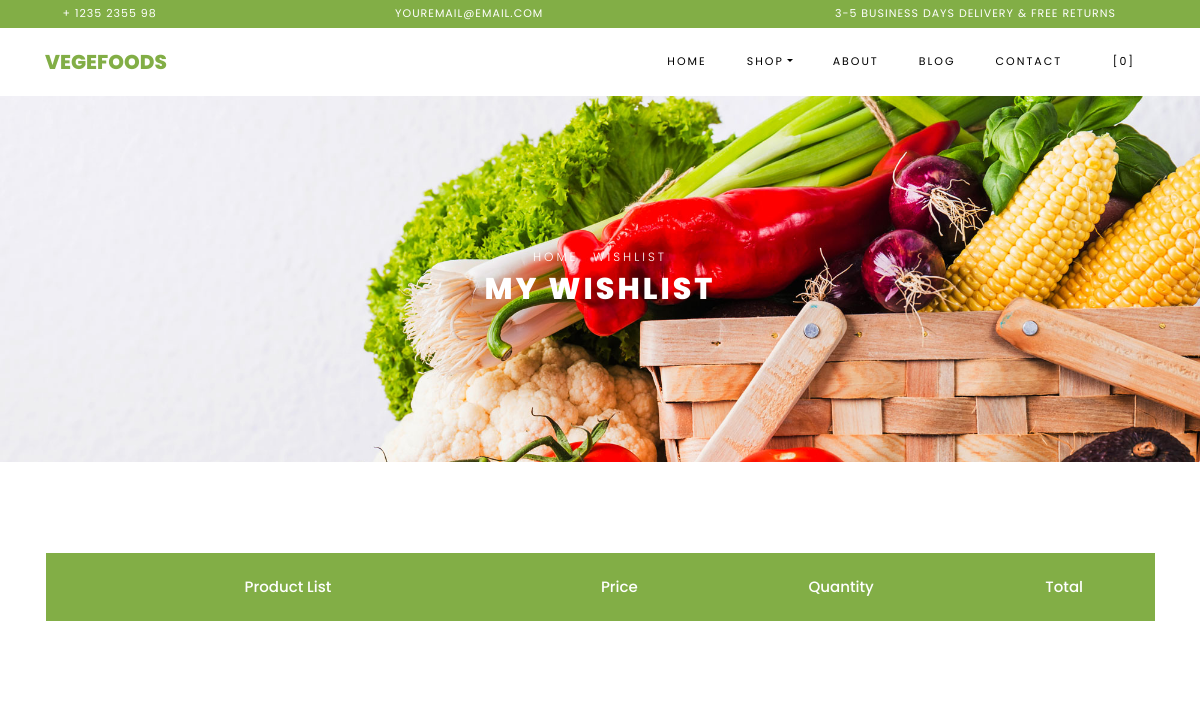
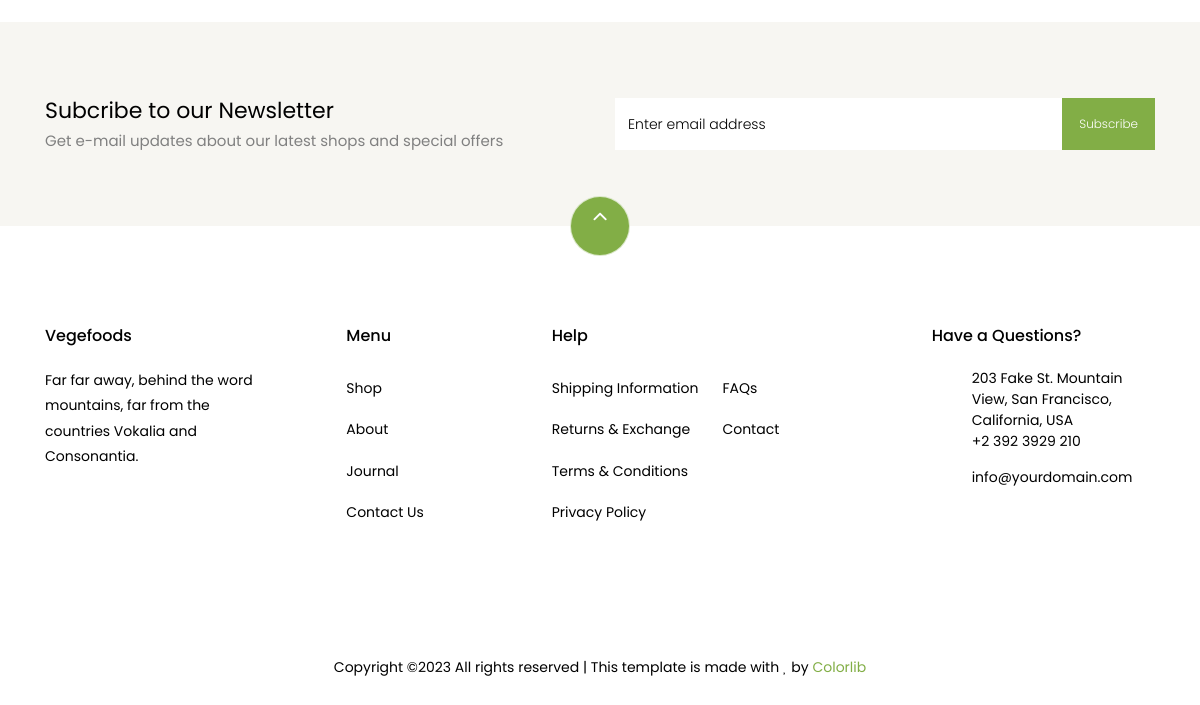
The page /cart/wishlist/ (signed in) on the database as committed earlier (2 pictures, top to bottom).
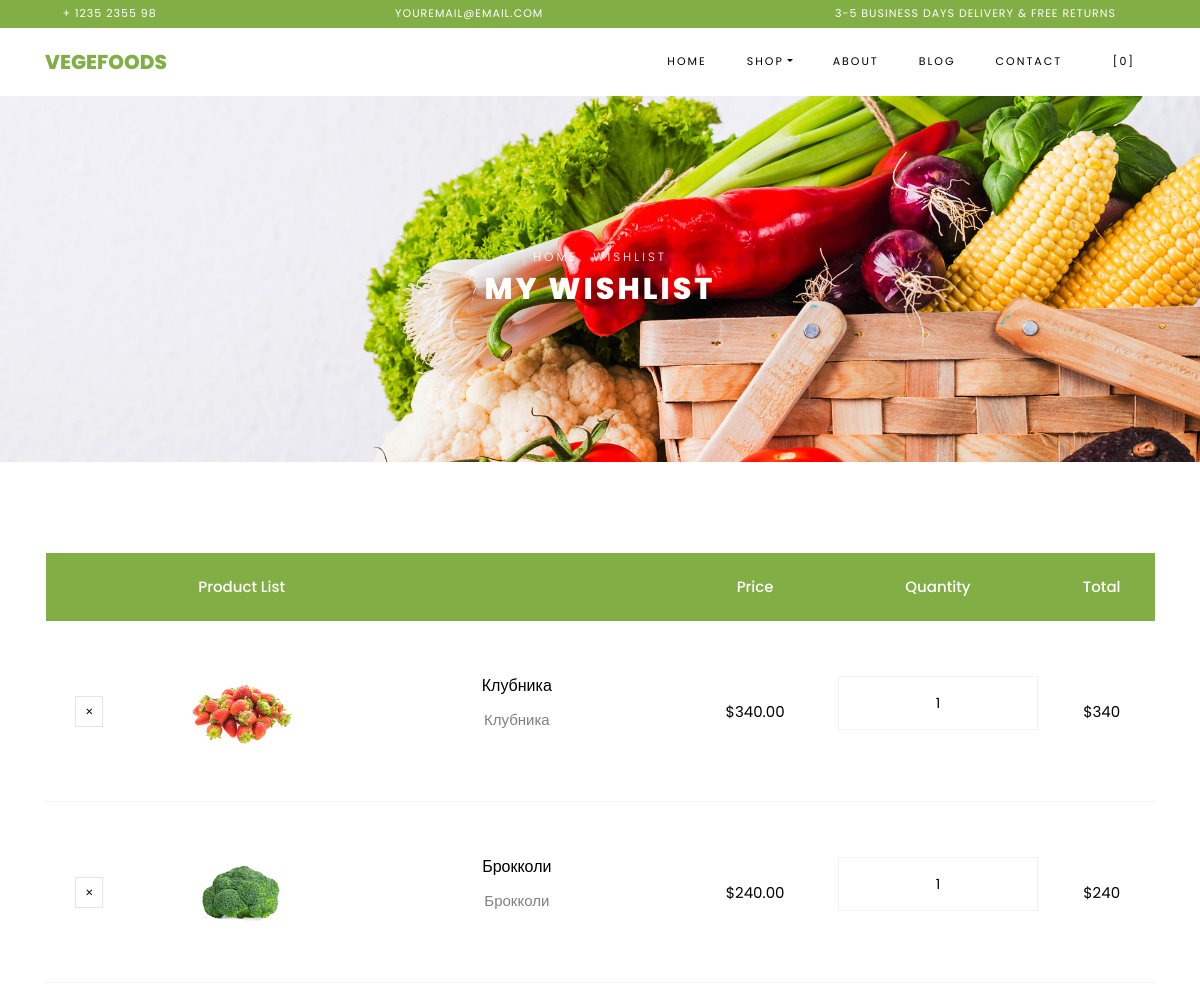
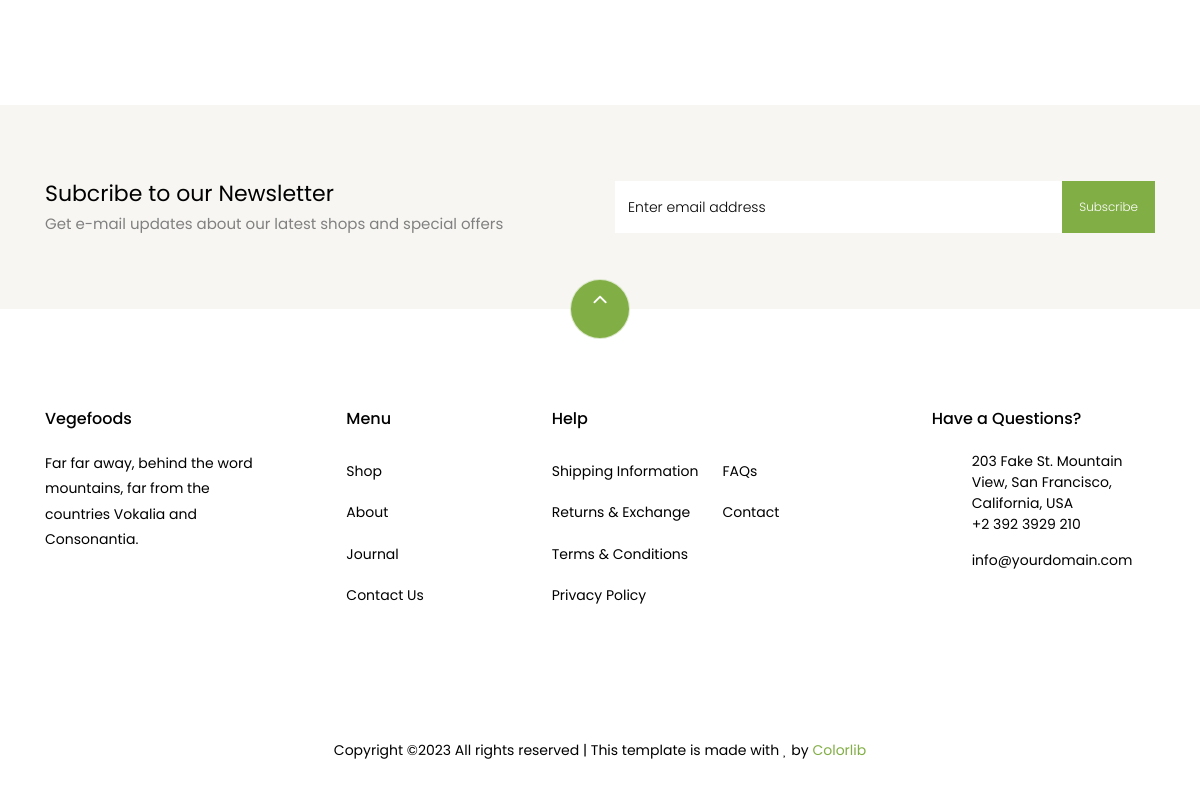
The same page on the database as committed later (2 pictures, top to bottom).
### apps/cart_shop/models.py (models this page shows, shortened)
class WishlistItem(models.Model):
    wishlist = models.ForeignKey(Wishlist, on_delete=models.CASCADE)
    product = models.ForeignKey(Product, on_delete=models.CASCADE)
    quantity = models.IntegerField(default=1)
    created_at = models.DateTimeField(auto_now_add=True)
    updated_at = models.DateTimeField(auto_now=True)

class Product(models.Model):
    name = models.CharField(max_length=255)
    price = models.DecimalField(max_digits=10, decimal_places=2)
    discount = models.IntegerField(null=True, blank=True)
    description = models.TextField()
    image = models.ImageField(upload_to='static/shop/images', null=True, blank=True)
    created_at = models.DateTimeField(auto_now_add=True)
    updated_at = models.DateTimeField(auto_now=True)

### apps/cart_shop/views.py (the view)
# urls.py: path('wishlist/', WishlistView.as_view(), name='wishlist'),
class WishlistView(View):
    def get(self, request):
        if request.user.is_authenticated:
            wishlist_items = WishlistItem.objects.filter(wishlist__user=request.user)
            data = list(wishlist_items)
            total_price = sum(item.product.price * item.quantity
                                          for item in data)
            context = {'wishlist_items': data,
                       'total_price': total_price,
                       }
            return render(request, 'cart_shop/wishlist.html', context)
        return redirect('auth_shop:login')

### apps/cart_shop/templates/cart_shop/wishlist.html
{% extends 'cart_shop/base_shop.html' %}
{% load static %}
{% block content %}
    <div class="hero-wrap hero-bread" style="background-image: url({% static 'shop/images/bg_1.jpg' %});">
      <div class="container">
        <div class="row no-gutters slider-text align-items-center justify-content-center">
          <div class="col-md-9 ftco-animate text-center">
          	<p class="breadcrumbs"><span class="mr-2"><a href="{% url 'home:index' %}">Home</a></span> <span>Wishlist</span></p>
            <h1 class="mb-0 bread">My Wishlist</h1>
          </div>
        </div>
      </div>
    </div>
    <section class="ftco-section ftco-cart">
			<div class="container">
				<div class="row">
    			<div class="col-md-12 ftco-animate">
    				<div class="cart-list">
	    				<table class="table">
						    <thead class="thead-primary">
						      <tr class="text-center">
						        <th>&nbsp;</th>
						        <th>Product List</th>
						        <th>&nbsp;</th>
						        <th>Price</th>
						        <th>Quantity</th>
						        <th>Total</th>
						      </tr>
						    </thead>
						    <tbody>
							{% for item in wishlist_items %}
						      <tr class="text-center">
						        <td class="product-remove"><a href="{% url 'cart_shop:wishlist_del' item.id %}"><span class="ion-ios-close"></span></a></td>
						        <td class="image-prod"><div class="img" style="background-image:url({{item.product.image.url}});"></div></td>
						        <td class="product-name">
						        	<h3>{{item.product.name}}</h3>
						        	<p>{{item.product.description}}</p>
						        </td>
						        <td class="price">${{item.product.price}}</td>
						        <td class="quantity">
						        	<div class="input-group mb-3">
					             	<input type="text" name="quantity" class="quantity form-control input-number" value="{{item.quantity}}" min="1" max="100">
					          	</div>
					          </td>
						        <td class="total">${% widthratio item.product.price 1 item.quantity %}</td>
						      </tr>
{% endfor %}
						    </tbody>
						  </table>
					  </div>
    			</div>
    		</div>
			</div>
		</section>
		{% endblock %}

### apps/cart_shop/templates/cart_shop/base_shop.html (shortened to what this page needs)
{% load static %}
<!DOCTYPE html>
<html lang="en">
  <head>
    <link rel="stylesheet" href="{% static 'shop/css/open-iconic-bootstrap.min.css' %}">
    <link rel="stylesheet" href="{% static 'shop/css/animate.css' %}">
    <link rel="stylesheet" href="{% static 'shop/css/owl.carousel.min.css' %}">
    <link rel="stylesheet" href="{% static 'shop/css/owl.theme.default.min.css' %}">
    <link rel="stylesheet" href="{% static 'shop/css/magnific-popup.css' %}">
    <link rel="stylesheet" href="{% static 'shop/css/aos.css' %}">
    <link rel="stylesheet" href="{% static 'shop/css/ionicons.min.css' %}">
    <link rel="stylesheet" href="{% static 'shop/css/bootstrap-datepicker.css' %}">
    <link rel="stylesheet" href="{% static 'shop/css/jquery.timepicker.css' %}">
    <link rel="stylesheet" href="{% static 'shop/css/flaticon.css' %}">
    <link rel="stylesheet" href="{% static 'shop/css/icomoon.css' %}">
    <link rel="stylesheet" href="{% static 'shop/css/style.css' %}">
  </head>
  <body class="goto-here">
		<div class="py-1 bg-primary">
    	<div class="container">
    		<div class="row no-gutters d-flex align-items-start align-items-center px-md-0">
	    		<div class="col-lg-12 d-block">
		    		<div class="row d-flex">
		    			<div class="col-md pr-4 d-flex topper align-items-center">
					    	<div class="icon mr-2 d-flex justify-content-center align-items-center"><span class="icon-phone2"></span></div>
						    <span class="text">+ 1235 2355 98</span>
					    </div>
					    <div class="col-md pr-4 d-flex topper align-items-center">
					    	<div class="icon mr-2 d-flex justify-content-center align-items-center"><span class="icon-paper-plane"></span></div>
						    <span class="text">youremail@email.com</span>
					    </div>
					    <div class="col-md-5 pr-4 d-flex topper align-items-center text-lg-right">
						    <span class="text">3-5 Business days delivery &amp; Free Returns</span>
					    </div>
				    </div>
			    </div>
		    </div>
		  </div>
    </div>
    <nav class="navbar navbar-expand-lg navbar-dark ftco_navbar bg-dark ftco-navbar-light" id="ftco-navbar">
	    <div class="container">
	      <a class="navbar-brand" href="{% url 'home:index' %}">Vegefoods</a>
	      <div class="collapse navbar-collapse" id="ftco-nav">
	        <ul class="navbar-nav ml-auto">
	          <li class="nav-item"><a href="{% url 'home:index' %}" class="nav-link">Home</a></li>
	          <li class="nav-item active dropdown">
              <a class="nav-link dropdown-toggle" href="#" id="dropdown04" data-toggle="dropdown" aria-haspopup="true" aria-expanded="false">Shop</a>
            </li>
	          <li class="nav-item"><a href="{% url 'home:about' %}" class="nav-link">About</a></li>
	          <li class="nav-item"><a href="{% url 'blog:blog' %}" class="nav-link">Blog</a></li>
	          <li class="nav-item"><a href="{% url 'home:contact' %}" class="nav-link">Contact</a></li>
	          <li class="nav-item cta cta-colored"><a href="{% url 'cart_shop:cart' %}" class="nav-link"><span class="icon-shopping_cart"></span>[{{cart_items|length}}]</a></li>
	        </ul>
	      </div>
	    </div>
	  </nav>
{% block content %}
        {% endblock %}
		<section class="ftco-section ftco-no-pt ftco-no-pb py-5 bg-light">
      <div class="container py-4">
        <div class="row d-flex justify-content-center py-5">
          <div class="col-md-6">
          	<h2 style="font-size: 22px;" class="mb-0">Subcribe to our Newsletter</h2>
          	<span>Get e-mail updates about our latest shops and special offers</span>
          </div>
          <div class="col-md-6 d-flex align-items-center">
            <form action="#" class="subscribe-form">
              <div class="form-group d-flex">
                <input type="text" class="form-control" placeholder="Enter email address">
                <input type="submit" value="Subscribe" class="submit px-3">
              </div>
            </form>
          </div>
        </div>
      </div>
    </section>
    <footer class="ftco-footer ftco-section">
      <div class="container">
      	<div class="row">
      		<div class="mouse">
						<a href="#" class="mouse-icon">
							<div class="mouse-wheel"><span class="ion-ios-arrow-up"></span></div>
						</a>
					</div>
      	</div>
        <div class="row mb-5">
          <div class="col-md">
            <div class="ftco-footer-widget mb-4">
              <h2 class="ftco-heading-2">Vegefoods</h2>
              <p>Far far away, behind the word mountains, far from the countries Vokalia and Consonantia.</p>
              <ul class="ftco-footer-social list-unstyled float-md-left float-lft mt-5">
              </ul>
            </div>
          </div>
          <div class="col-md">
            <div class="ftco-footer-widget mb-4 ml-md-5">
              <h2 class="ftco-heading-2">Menu</h2>
              <ul class="list-unstyled">
                <li><a href="#" class="py-2 d-block">Shop</a></li>
                <li><a href="#" class="py-2 d-block">About</a></li>
                <li><a href="#" class="py-2 d-block">Journal</a></li>
                <li><a href="#" class="py-2 d-block">Contact Us</a></li>
              </ul>
            </div>
          </div>
          <div class="col-md-4">
             <div class="ftco-footer-widget mb-4">
              <h2 class="ftco-heading-2">Help</h2>
              <div class="d-flex">
	              <ul class="list-unstyled mr-l-5 pr-l-3 mr-4">
	                <li><a href="#" class="py-2 d-block">Shipping Information</a></li>
	                <li><a href="#" class="py-2 d-block">Returns &amp; Exchange</a></li>
	                <li><a href="#" class="py-2 d-block">Terms &amp; Conditions</a></li>
	                <li><a href="#" class="py-2 d-block">Privacy Policy</a></li>
	              </ul>
	              <ul class="list-unstyled">
	                <li><a href="#" class="py-2 d-block">FAQs</a></li>
	                <li><a href="#" class="py-2 d-block">Contact</a></li>
	              </ul>
	            </div>
            </div>
          </div>
          <div class="col-md">
            <div class="ftco-footer-widget mb-4">
            	<h2 class="ftco-heading-2">Have a Questions?</h2>
            	<div class="block-23 mb-3">
	              <ul>
	                <li><span class="icon icon-map-marker"></span><span class="text">203 Fake St. Mountain View, San Francisco, California, USA</span></li>
	                <li><a href="#"><span class="icon icon-phone"></span><span class="text">+2 392 3929 210</span></a></li>
	                <li><a href="#"><span class="icon icon-envelope"></span><span class="text">info@yourdomain.com</span></a></li>
	              </ul>
	            </div>
            </div>
          </div>
        </div>
        <div class="row">
          <div class="col-md-12 text-center">
            <p>
						  Copyright &copy;<script>document.write(new Date().getFullYear());</script> All rights reserved | This template is made with <i class="icon-heart color-danger" aria-hidden="true"></i> by <a href="https://colorlib.com" target="_blank">Colorlib</a>
						</p>
          </div>
        </div>
      </div>
    </footer>
  </body>
</html>

### static/shop/css/icomoon.css (style rules this page uses)
[class^="icon-"], [class*=" icon-"] { font-family: 'icomoon' !important; speak: none; font-style: normal; font-weight: normal; font-variant: normal; text-transform: none; line-height: 1; -webkit-font-smoothing: antialiased; -moz-osx-font-smoothing: grayscale; }
.icon-heart:before { content: "\f004"; }
.icon-map-marker:before { content: "\f041"; }
.icon-phone:before { content: "\f095"; }
.icon-envelope:before { content: "\f0e0"; }
.icon-paper-plane:before { content: "\f1d8"; }
.icon-phone2:before { content: "\e0cd"; }
.icon-shopping_cart:before { content: "\e8cc"; }

Rows that differ between the two databases and show on the page:
added WishlistItem: product.image (picture), product.name "Клубника", product.description "Клубника", product.price "340.00", quantity "1", product+quantity "340"
added WishlistItem: product.image (picture), product.name "Брокколи", product.description "Брокколи", product.price "240.00", quantity "1", product+quantity "240"
